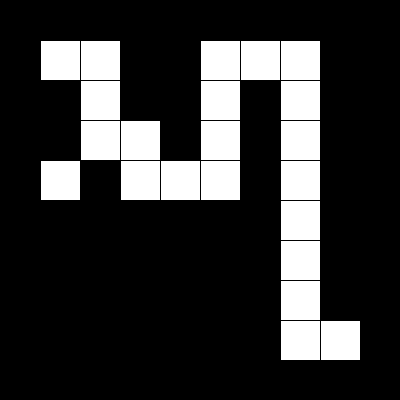
Frame 1 (no input)
Frame 60 (the mouse pressed at the canvas centre just before this capture): identical to frame 1, image omitted
Frame 120 (the mouse held since frame 60 and released just before this capture): identical to frame 1, image omitted

The Processing sketch that drew this single still picture (run headless with seeded random() and noise(); from frame 60 on, the mouse is pressed at the canvas centre):

// Processing sketch: week15_05_maze_2D_array_draw
// ── week15_05_maze_2D_array_draw.pde
//week15_05_maze_2D_array_draw
int [][]maze={
  {1,1,1,1,1,1,1,1,1,1},
  {1,0,0,1,1,0,0,0,1,1},
  {1,1,0,1,1,0,1,0,1,1},
  {1,1,0,0,1,0,1,0,1,1},
  {1,0,1,0,0,0,1,0,1,1},
  {1,1,1,1,1,1,1,0,1,1},
  {1,1,1,1,1,1,1,0,1,1},
  {1,1,1,1,1,1,1,0,1,1},
  {1,1,1,1,1,1,1,0,0,1},
  {1,1,1,1,1,1,1,1,1,1},
}; 
void setup(){
  size(400,400);
} 
void draw(){
  for(int i=0;i<maze.length;i++){
    for(int j=0;j<maze[0].length;j++){
      if(maze[i][j]==1)fill(0);
      else fill(255);
      rect(j*40,i*40,40,40);
    }
  }
} 
